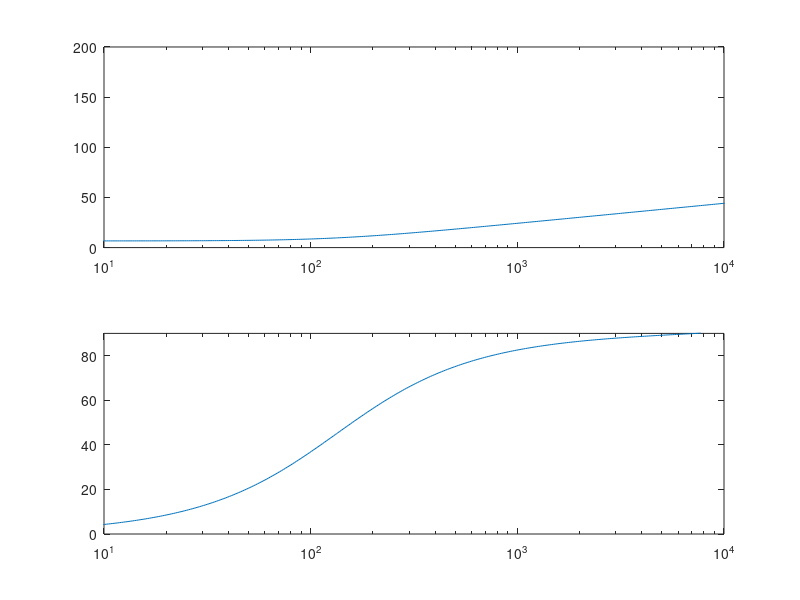

Write the MATLAB code that produced this figure.
% This script plots and compare the PI and PD circuit measured data and
% theoretical data
clc
clear
close all
% Set up your theoretical system transfer function
R1 = 5.546e3;
R2 = 11.902e3;
R3 = 14.808e3;
R4 = 14.840e3;
C = 0.215e-6;
num = [0.000000001 R4*R2*C/R3 R4*R2/(R3*R1)];
den = [0.000000001 1];
sys = tf(num, den)

%%
% Input the experimental data
%read data from .dat file
% data = load('RC100Hz.dat');
% f_data = data(:, 1);
% mag_data = data(:, 2);
% phase_data = data(:, 3);
% %convert frequency to angular frequency
% w_data = f_data*2*pi;
% %offset phase data
% phase_data = -phase_data;

%Use the Bode command to calculate the theoretical magnitude, phase of the system
[mag,phase,w]=bode(sys);
% bode(sys)

% The magnitude and phase are 3 dimensional arrays from the Bode command
% and must be converted to 1 dimensional arrays using the squeeze command
magp = squeeze(mag);
phasep = squeeze(phase);
w = w/(2*pi);
% Manually plot the theoretical and experimental data on the bode plot
figure
subplot(2,1,1)
semilogx(w,20*log10(magp))
% semilogx(w,20*log10(magp),w_data,20*log10(mag_data),'o')
% xlabel('Frequency (rad/sec)')
% ylabel('Magnitude(db)')
xlim([10 10^4])
% title('First order RC filter 100Hz')
subplot(2,1,2)
% semilogx(w,phasep,w_data,phase_data,'o')
semilogx(w,phasep)
% xlabel('Frequency (rad/sec)')
% ylabel('Phase(deg)')
xlim([10 10^4])
ylim([-0 90])